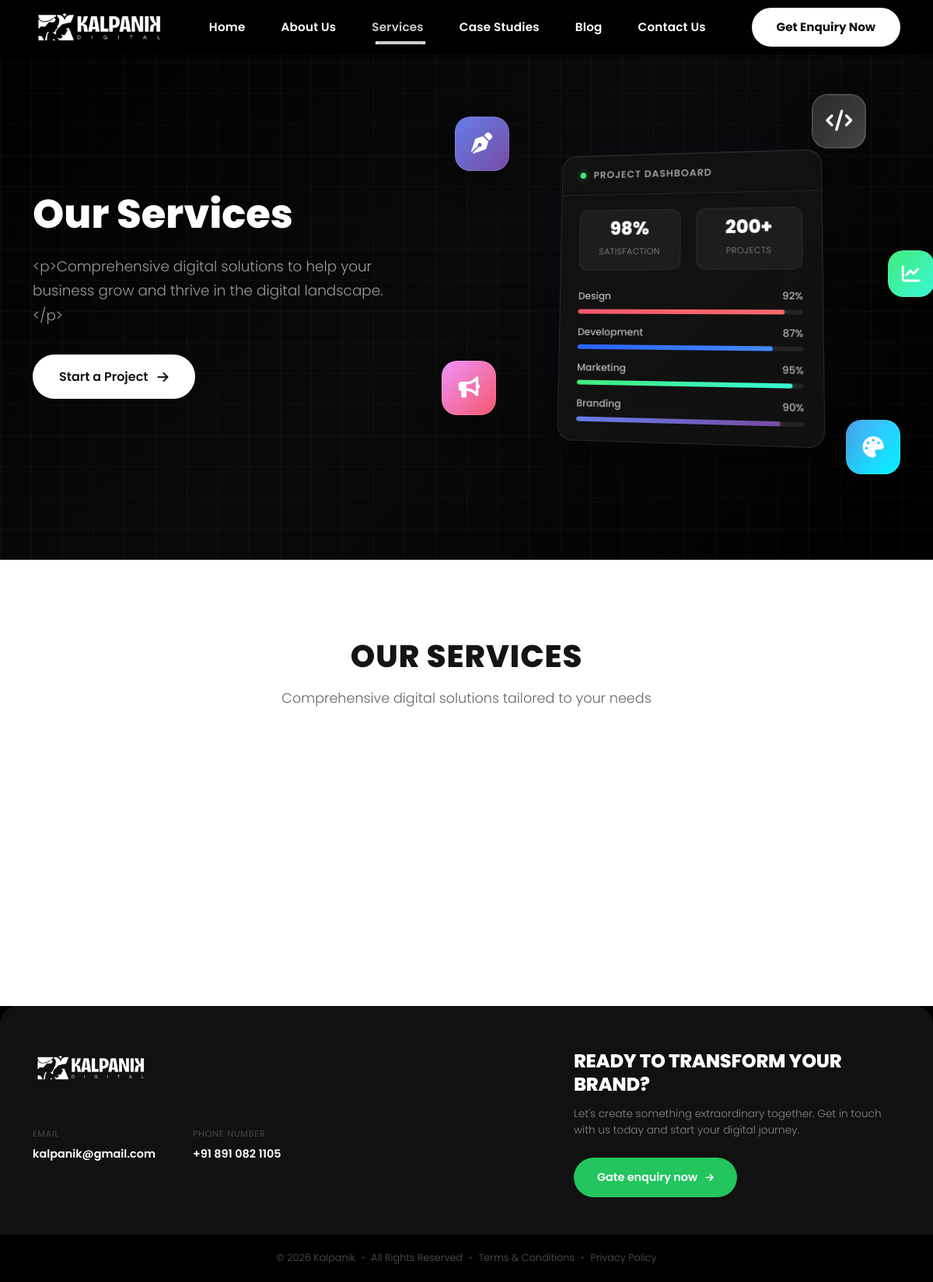
/services.php, run on the app's committed database.
### tables this page shows
CREATE TABLE IF NOT EXISTS page_content (
    id INT AUTO_INCREMENT PRIMARY KEY,
    page_name VARCHAR(50) NOT NULL,
    section_key VARCHAR(100) NOT NULL,
    content_title VARCHAR(255),
    content_subtitle TEXT,
    content_body LONGTEXT,
    content_image VARCHAR(255),
    content_extra JSON,
    is_active TINYINT(1) DEFAULT 1,
    updated_at TIMESTAMP DEFAULT CURRENT_TIMESTAMP ON UPDATE CURRENT_TIMESTAMP,
    UNIQUE KEY unique_section (page_name, section_key)
);

### includes/crm-data.php (called while the page is built, shortened)
<?php
function getCRMDatabase() {
    static $db = null;
    if ($db === null) {
        if ($_SERVER['SERVER_NAME'] === 'localhost' || $_SERVER['SERVER_NAME'] === '127.0.0.1') {
            $host = 'localhost';
            $dbname = 'kalpanik_crm';
            $user = 'root';
            $pass = '';
        } else {
            $host = 'localhost';
            $dbname = 'u286257250_2Nw8n';
            $user = 'u286257250_iB9pK';
            $pass = 'Sukanta@8961';
        }
        try {
            $db = new PDO(
                "mysql:host=$host;dbname=$dbname;charset=utf8mb4",
                $user,
                $pass,
                [
                    PDO::ATTR_ERRMODE => PDO::ERRMODE_EXCEPTION,
                    PDO::ATTR_DEFAULT_FETCH_MODE => PDO::FETCH_ASSOC,
                    PDO::ATTR_EMULATE_PREPARES => false
                ]
            );
        } catch (PDOException $e) {
            return null;
        }
    }
    return $db;
}
function getPageContent($page_name, $section_key = null) {
    $db = getCRMDatabase();
    try {
        if ($section_key) {
            $stmt = $db->prepare("SELECT * FROM page_content WHERE page_name = ? AND section_key = ? AND is_active = 1");
            $stmt->execute([$page_name, $section_key]);
            $content = $stmt->fetch();
            if ($content && $content['content_extra']) {
                $content['extra'] = json_decode($content['content_extra'], true);
            }
            return $content;
        } else {
            $stmt = $db->prepare("SELECT * FROM page_content WHERE page_name = ? AND is_active = 1");
            $stmt->execute([$page_name]);
            $contents = $stmt->fetchAll();
            $result = [];
            foreach ($contents as $content) {
                $result[$content['section_key']] = $content;
            }
            return $result;
        }
    } catch (PDOException $e) {
        return null;
    }
}

### services.php (the view, shortened to what this page needs)
<?php
include 'includes/header.php';
$svc_content = getPageContent('services');
$svc_hero = $svc_content['hero'] ?? null;
?>
    <section class="services-hero-toolkit">
        <div class="container">
            <div class="row align-items-center">
                <div class="col-lg-6" data-aos="fade-right">
                    <div class="toolkit-content">
                        <h1 class="toolkit-title"><?php echo $svc_hero['content_title'] ?? 'Everything You Need to <span class="text-accent">Grow</span>.'; ?></h1>
                        <p class="toolkit-subtitle"><?php echo htmlspecialchars($svc_hero['content_body'] ?? 'Comprehensive digital solutions tailored to your needs — from design to development, marketing to branding.'); ?></p>
                        <a href="contact.php" class="btn-services-cta">
                            <span><?php echo htmlspecialchars($svc_hero['extra']['button_text'] ?? 'Start a Project'); ?></span>
                            <i class="fas fa-arrow-right"></i>
                        </a>
                    </div>
                </div>
                <div class="col-lg-6" data-aos="fade-left">
                    <div class="toolkit-visual">
                        <div class="floating-tools-container">
                            <div class="floating-tool tool-pen" data-speed="0.8">
                                <i class="fas fa-pen-nib"></i>
                            </div>
                            <div class="floating-tool tool-code" data-speed="1.2">
                                <i class="fas fa-code"></i>
                            </div>
                            <div class="floating-tool tool-megaphone" data-speed="0.6">
                                <i class="fas fa-bullhorn"></i>
                            </div>
                            <div class="floating-tool tool-palette" data-speed="1">
                                <i class="fas fa-palette"></i>
                            </div>
                            <div class="floating-tool tool-chart" data-speed="0.9">
                                <i class="fas fa-chart-line"></i>
                            </div>
                            <div class="glass-toolkit-card">
                                <div class="glass-card-header">
                                    <span class="glass-status-dot"></span>
                                    <span class="glass-card-label">Project Dashboard</span>
                                </div>
                                <div class="glass-card-content">
                                    <div class="glass-metric-row">
                                        <div class="glass-metric">
                                            <span class="glass-metric-value">98%</span>
                                            <span class="glass-metric-label">Satisfaction</span>
                                        </div>
                                        <div class="glass-metric">
                                            <span class="glass-metric-value">200+</span>
                                            <span class="glass-metric-label">Projects</span>
                                        </div>
                                    </div>
                                    <div class="glass-progress-section">
                                        <div class="glass-progress-item">
                                            <div class="glass-progress-head">
                                                <span>Design</span>
                                                <span>92%</span>
                                            </div>
                                            <div class="glass-progress-bar">
                                                <div class="glass-progress-fill" style="width: 92%"></div>
                                            </div>
                                        </div>
                                        <div class="glass-progress-item">
                                            <div class="glass-progress-head">
                                                <span>Development</span>
                                                <span>87%</span>
                                            </div>
                                            <div class="glass-progress-bar">
                                                <div class="glass-progress-fill fill-blue" style="width: 87%"></div>
                                            </div>
                                        </div>
                                        <div class="glass-progress-item">
                                            <div class="glass-progress-head">
                                                <span>Marketing</span>
                                                <span>95%</span>
                                            </div>
                                            <div class="glass-progress-bar">
                                                <div class="glass-progress-fill fill-green" style="width: 95%"></div>
                                            </div>
                                        </div>
                                        <div class="glass-progress-item">
                                            <div class="glass-progress-head">
                                                <span>Branding</span>
                                                <span>90%</span>
                                            </div>
                                            <div class="glass-progress-bar">
                                                <div class="glass-progress-fill fill-purple" style="width: 90%"></div>
                                            </div>
                                        </div>
                                    </div>
                                </div>
                            </div>
                        </div>
                    </div>
                </div>
            </div>
        </div>
    </section>
    <section class="services-grid-section section-padding" id="services-section">
        <div class="container">
            <div class="text-center mb-5">
                <h2 class="section-title" data-aos="fade-up">Our Services</h2>
                <p class="section-subtitle" data-aos="fade-up" data-aos-delay="100">Comprehensive digital solutions tailored to your needs</p>
            </div>
            <div class="services-gallery" data-aos="fade-up">
                <div class="services-track">
                </div>
            </div>
        </div>
    </section>
<?php include 'includes/footer.php'; ?>

### data on the page
page_content: content_title "Our Services", content_body "<p>Comprehensive digital solutions to help your business grow and thrive in the digital landscape.</p>", section_key "Start a Project"

### other printed values
CONTACT_EMAIL "kalpanik@gmail.com"
CONTACT_PHONE "+91 891 082 1105"
